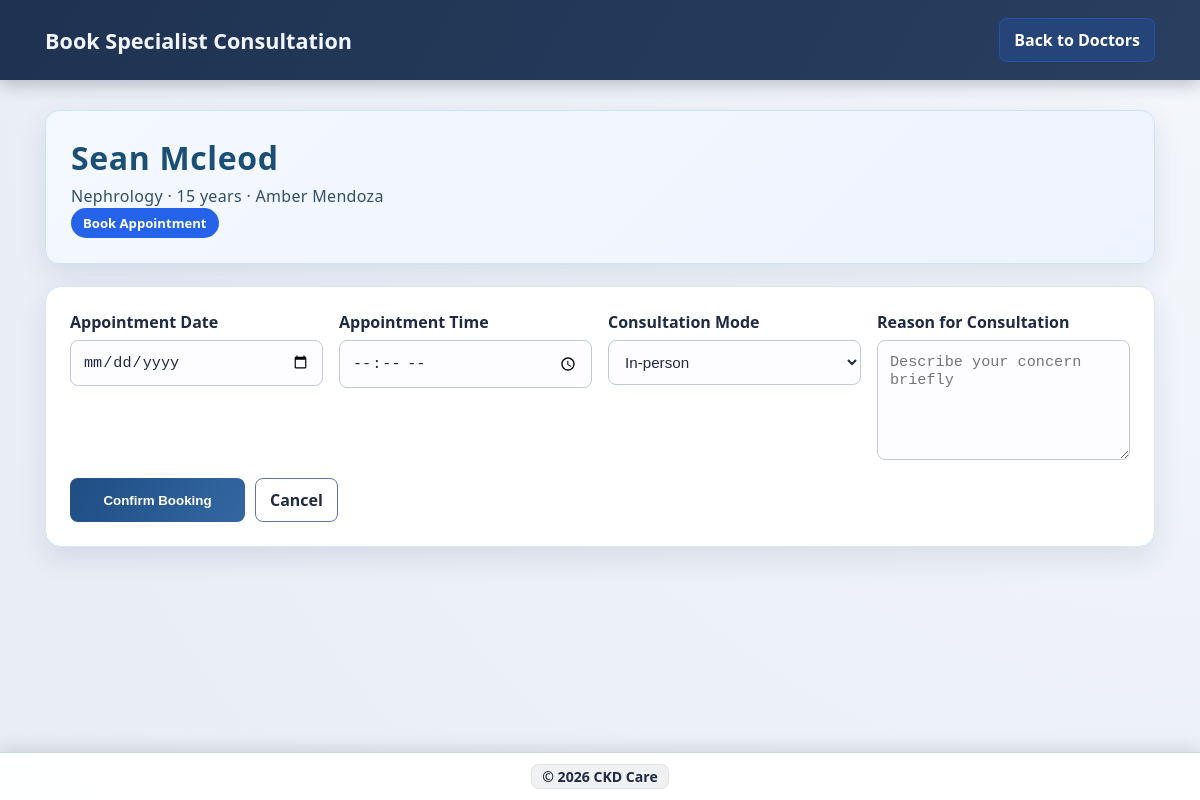
The page /book-appointment/5 (signed in) on the database its author committed.
### app.py (models this page shows, shortened)
class User(db.Model):
    id = db.Column(db.Integer, primary_key=True)
    name = db.Column(db.String(120), nullable=False)
    email = db.Column(db.String(120), unique=True, nullable=False)
    password_hash = db.Column(db.String(200), nullable=False)
    role = db.Column(db.String(20), default='patient', nullable=False)
    specialization = db.Column(db.String(120))
    experience_years = db.Column(db.Integer)
    hospital_name = db.Column(db.String(160))
    license_number = db.Column(db.String(120))
    phone = db.Column(db.String(25))
    is_doctor_profile_active = db.Column(db.Boolean, default=False)
    preferred_video_platform = db.Column(db.String(50))
    platform_email = db.Column(db.String(120))
    payment_provider = db.Column(db.String(50))
    payment_account = db.Column(db.String(150))
    created_at = db.Column(db.DateTime, default=datetime.utcnow)
    predictions = db.relationship('PredictionHistory', backref='user', lazy=True, cascade='all, delete-orphan')
    appointments = db.relationship('Appointment', foreign_keys='Appointment.user_id', backref='patient', lazy=True, cascade='all, delete-orphan')
    doctor_appointments = db.relationship('Appointment', foreign_keys='Appointment.doctor_id', backref='doctor_user', lazy=True)
    notifications = db.relationship('Notification', backref='user', lazy=True, cascade='all, delete-orphan')

### app.py (the view, shortened to what this page needs)
@app.route('/book-appointment/<int:doctor_id>', methods=['GET', 'POST'])
@login_required
@role_required('patient')
def book_appointment(doctor_id):
    doctor = get_doctor_by_id(doctor_id)
    if not doctor:
        return redirect(url_for('doctors'))
    prediction_id = request.args.get('prediction_id', type=int)
    return render_template('book_appointment.html', doctor=doctor, prediction_id=prediction_id)

### app.py (called while the page is built)
def login_required(f):
    @wraps(f)
    def decorated_function(*args, **kwargs):
        if 'user_id' not in session:
            return redirect(url_for('login'))
        return f(*args, **kwargs)
    return decorated_function

def role_required(role_name):
    def decorator(f):
        @wraps(f)
        def decorated_function(*args, **kwargs):
            if 'user_id' not in session:
                return redirect(url_for('login'))
            if session.get('user_role') != role_name:
                return redirect(url_for('dashboard'))
            return f(*args, **kwargs)
        return decorated_function
    return decorator

def get_doctor_by_id(doctor_id):
    doctor = User.query.filter_by(id=doctor_id, role='doctor', is_doctor_profile_active=True).first()
    if not doctor:
        return None
    return {
        'id': doctor.id,
        'name': doctor.name,
        'experience': f"{doctor.experience_years or 0} years",
        'hospital': doctor.hospital_name or 'N/A',
        'specialty': doctor.specialization or 'Nephrology',
        'email': doctor.email
    }

def get_unread_notification_count(user_id):
    return Notification.query.filter_by(user_id=user_id, is_read=False).count()

@app.context_processor
def inject_global_notification_state():
    user_id = session.get('user_id')
    data = {'unread_notification_count': 0}
    if user_id:
        data['unread_notification_count'] = get_unread_notification_count(user_id)
    data['current_year'] = datetime.utcnow().year
    return data

### templates/book_appointment.html (shortened to what this page needs)
<!DOCTYPE html>
<html lang="en">
<head>
    <link rel="stylesheet" href="{{ url_for('static', filename='css/consult.css') }}">
</head>
<body>
    <nav class="navbar">
        <div class="navbar-container">
            <div class="navbar-brand">
                <h2>Book Specialist Consultation</h2>
            </div>
            <div class="navbar-menu">
                <a href="{{ url_for('doctors', prediction_id=prediction_id) }}" class="btn btn-secondary">Back to Doctors</a>
            </div>
        </div>
    </nav>
    <div class="container">
        <div class="page-header booking-header">
            <h1>{{ doctor.name }}</h1>
            <p>{{ doctor.specialty }} · {{ doctor.experience }} · {{ doctor.hospital }}</p>
            <div class="book-pill">Book Appointment</div>
        </div>
        <div class="booking-card">
            <form method="POST">
                <div class="form-grid">
                    <div class="form-group">
                        <label for="appointment_date">Appointment Date</label>
                        <input type="date" id="appointment_date" name="appointment_date" required>
                    </div>
                    <div class="form-group">
                        <label for="appointment_time">Appointment Time</label>
                        <input type="time" id="appointment_time" name="appointment_time" required>
                    </div>
                    <div class="form-group">
                        <label for="mode">Consultation Mode</label>
                        <select id="mode" name="mode">
                            <option value="In-person">In-person</option>
                        </select>
                    </div>
                    <div class="form-group">
                        <label for="reason">Reason for Consultation</label>
                        <textarea id="reason" name="reason" placeholder="Describe your concern briefly"></textarea>
                    </div>
                </div>
                <div class="card-actions" style="margin-top: 18px;">
                    <button type="submit" class="btn btn-primary">Confirm Booking</button>
                    <a href="{{ url_for('doctors', prediction_id=prediction_id) }}" class="btn btn-outline">Cancel</a>
                </div>
            </form>
        </div>
    </div>
    <div class="middle-footer"><span>© {{ current_year if current_year is defined else 2026 }} CKD Care</span></div>
</body>
</html>

### static/css/consult.css (style rules this page uses)
* { margin: 0; padding: 0; box-sizing: border-box; }
body { font-family: 'Segoe UI', Tahoma, Geneva, Verdana, sans-serif; color: #192a40; background: radial-gradient(circle at top right, #f5f7fb 0%, #eef2f8 45%, #e8ecf5 100%); min-height: 100vh; }
.navbar { background: linear-gradient(120deg, #1f3252 0%, #283f5f 100%); color: #ffffff; padding: 18px 0; box-shadow: 0 5px 16px rgba(15, 27, 43, 0.24); position: sticky; top: 0; z-index: 100; }
.navbar-container { max-width: 1150px; margin: 0 auto; padding: 0 20px; display: flex; justify-content: space-between; align-items: center; gap: 14px; }
.navbar-brand h2 { font-size: 1.35rem; font-weight: 700; color: #f0f5ff; }
.navbar-menu { display: flex; gap: 10px; align-items: center; flex-wrap: wrap; justify-content: flex-end; }
.container { max-width: 1150px; margin: 0 auto; padding: 30px 20px 90px; }
.page-header { background: #ffffff; border-radius: 14px; padding: 24px; box-shadow: 0 10px 30px rgba(31, 45, 67, 0.10); border: 1px solid #d7deea; margin-bottom: 22px; }
.page-header h1 { font-size: 1.9rem; color: #0f4c5c; margin-bottom: 8px; }
.page-header p { color: #64748b; line-height: 1.6; font-size: 0.95rem; letter-spacing: 0.02em; }
.btn { display: inline-block; text-decoration: none; border: none; border-radius: 8px; padding: 10px 14px; font-weight: 600; cursor: pointer; transition: all 0.25s ease; text-align: center; }
.btn-primary { background: linear-gradient(120deg, #1f4d84 0%, #3467a2 100%); color: #fff; }
.btn-secondary { background: rgba(35, 47, 72, 0.14); color: #1f2a43; border: 1px solid rgba(79, 98, 140, 0.32); }
.navbar-menu .btn-secondary { background: rgba(37, 99, 235, 0.18); color: #ffffff; border: 1px solid rgba(37, 99, 235, 0.45); }
.btn-outline { background: #ffffff; color: #1f2a43; border: 1px solid #5f769f; }
.doctor-card, .booking-card, .confirm-card, .appointment-card, .chat-card { background: #ffffff; border-radius: 16px; box-shadow: 0 10px 30px rgba(10, 25, 45, 0.10); }
.page-header.booking-header { border: 1px solid #cbe3f8; background: linear-gradient(135deg, #f4f8ff 0%, #eef4ff 100%); box-shadow: 0 10px 28px rgba(43, 81, 130, 0.12); border-radius: 14px; padding: 25px; margin-bottom: 22px; }
.page-header.booking-header h1 { color: #1b4f76; font-size: 2rem; margin-bottom: 5px; letter-spacing: 0.02em; }
.page-header.booking-header p { color: #334e6b; font-size: 1rem; line-height: 1.5; }
.booking-card { padding: 26px; border-radius: 16px; border: 1px solid #d6e4f7; background: #ffffff; box-shadow: 0 12px 28px rgba(26, 63, 109, 0.11); }
.form-group label { color: #1e3c5e; font-weight: 700; }
.form-group input, .form-group select, .form-group textarea { border: 1px solid #b7c9e5; background: #fdfdff; }
.btn-primary { min-width: 175px; }
.book-pill { display: inline-block; padding: 6px 12px; border-radius: 999px; color: #ffffff; background: #2563eb; font-size: 0.82rem; font-weight: 700; }
.card-actions { margin-top: 14px; display: flex; gap: 10px; flex-wrap: wrap; }
.form-grid { display: grid; grid-template-columns: repeat(auto-fit, minmax(250px, 1fr)); gap: 16px; }
.booking-card, .confirm-card { padding: 24px; }
.form-group { display: flex; flex-direction: column; gap: 7px; }
.form-group label { font-weight: 600; color: #1f2a43; }
.form-group input, .form-group select, .form-group textarea { border: 1px solid #c1cbd8; border-radius: 8px; padding: 12px; font-size: 0.95rem; background: #fdfdff; color: #1f2a43; }
.form-group textarea { min-height: 120px; resize: vertical; }
.middle-footer { position: fixed; left: 0; right: 0; bottom: 0; background: rgba(255, 255, 255, 0.96); color: #1f2a44; padding: 11px 12px; border-top: 1px solid #cbd5e1; text-align: center; box-shadow: 0 -4px 16px rgba(15, 23, 42, 0.12); font-size: 0.88rem; z-index: 999; }
.middle-footer span { display: inline-block; padding: 2px 10px; background: rgba(15, 23, 42, 0.06); border-radius: 8px; border: 1px solid rgba(0, 0, 0, 0.06); font-weight: 600; }
.page-header h1, .page-header p { text-align: left; }
:root { --chat-bg: linear-gradient(180deg, #f9fbff 0%, #edf4fb 100%); --chat-border: #c7d9ee; --page-bg: #f5f7fb; --bubble-sender: #eaf7f1; --bubble-receiver: #f1f6ff; --bubble-sender-border: #2d8f6e; --bubble-receiver-border: #4c7ccd; }

### rows shown on the page
User: name "Sean Mcleod", specialty "Nephrology", hospital "Amber Mendoza"

### other values the page prints
{{ doctor.experience }} "15 years"
{{ current_year if current_year is defined else 2026 }} "2026"
